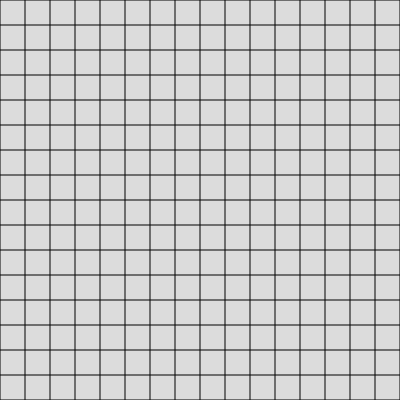
Frame 1 (no input)
Frame 60 (no input): identical to frame 1, image omitted
Frame 120 (the mouse pressed at the canvas centre since frame 60): identical to frame 1, image omitted

The p5.js sketch that drew this single still picture (run headless with seeded random() and noise() and a simulated clock; from frame 60 on, the mouse is pressed at the canvas centre):

// p5.js sketch
// ── sketch.js

var keyInput = "b";

class Paper{
	//THIS PROGRAM ASSUMES THAT A SQUARE PAPER IS USED
	//IF YOU WANT NON SQUARE GRID THEN REIMPLEMENT THE DRAW GRID
	constructor(){
		this.paperLength = 400;
	}
}

var paper = new Paper();

var Grid={
	gridDivisionNumber:0,//change this
	gridVertex:[],
	divisionNoX:0, //measured in pixels\
	divisionNoY:0
};

class Vertex{
	//Created a vertex "class"
	constructor(){
		this.x=0;
		this.y=0;
	}

	setX(x){
		this.x = x;
	}
	setY(y){
		this.y=y;
	}

	getX(){
		return this.x;
	}

	getY(){
		return this.y;
	}	
}


function setup(){
	
	Grid.gridDivisionNumber = 16;	//Draw 16 grids
	createCanvas(paper.paperLength,paper.paperLength);	// Creating the paper
	background(220);

	drawGrid(Grid.gridDivisionNumber);

}

function drawGrid(gridDivisionNumber){

	console.log("DRAWING GRID");
	//DRAW GRID FIRST
	for(var x = 0 ; x <= paper.paperLength ; x += paper.paperLength/gridDivisionNumber)
		line(x,0,x,paper.paperLength);
	for(var y = 0 ; y <= paper.paperLength ; y+= paper.paperLength/gridDivisionNumber)
		line(0,y,paper.paperLength,y);
	console.log("Grid Drawn");
	/*
	//THIS TEST THE MAPPING FUNCTION. CHANGE THE FIRST TWO VARIABLE BELOW TO SEE TRHE DIFFEREMCE
	//IN THE BROWSER CONSOLE
	Grid.divisionNoX = 3 ;
	Grid.divisionNoY = 2 ;

	x=map(Grid.divisionNoX,0,gridDivisionNumber,0,Paper.paperLength); 
	y=map(Grid.divisionNoY,0,gridDivisionNumber,0,Paper.paperHeight);
	console.log("x : " + x);
	console.log("y : " + y);
	*/

	/* Nested for loop below stores the vertex coordinates into their Grid.gridVertexX[] and
		Grid.gridVertexY[] respectively
	*/
	console.log("Initializing all grid vertex coordinates");
	var tempVertex = new Vertex();
	for(Grid.divisionNoX = 0 ; Grid.divisionNoX <= gridDivisionNumber ; Grid.divisionNoX++){
		x=map(Grid.divisionNoX,0,gridDivisionNumber,0,paper.paperLength); 
		//console.log("curent X : " + x);

		for(Grid.divisionNoY=0; Grid.divisionNoY <= gridDivisionNumber ; Grid.divisionNoY++){
			y=map(Grid.divisionNoY,0,gridDivisionNumber,0,paper.paperLength);
			tempVertex.setX(x);
			tempVertex.setY(y);
			Grid.gridVertex.push(tempVertex);
		}
	}
	console.log(Grid.gridVertex);
	// THIS TEST TO GET ALL VALUES OF COORDINATES IN THE GRID
	// for(var i = 0 ; i < Grid.gridVertexX.length ; i++){
	// 	console.log("( "+ Grid.gridVertexX[i] + "," + Grid.gridVertexY[i] +" )");
	// }
	console.log("Done initializing all grid vertex");
}

function mouseClicked(){
	if(mouseButton==LEFT){ //if normal left mouseClick
		// console.log("Left Clicked");
		var nearestVertex = new Vertex();
		nearestVertex = searchForClosestVertex();
		
		if (!(nearestVertex.getX() < 0 || nearestVertex.y <0)){
			//SELECT THE VERTEX nearestVertex and draw a point on it
			//Store this vertex into selectedVertexArray
			strokeWeight(1);
			fill(0,0,255);
			ellipse(nearestVertex.getX(),nearestVertex.getY(),8);
		}
	}
}

function searchForClosestVertex(){
	//Choose the closest vertex and draw an ellipse on it (circle)
	var closestVertexToClick = new Vertex();	// The selected vertex
	var clickPositionX = pmouseX;
	var clickPositionY = pmouseY;
	var plusMinus = 2/100;		//The acceptable range from the vertexto get selected

	for (var x = 0 ; x < Grid.gridVertex.length;x++){
		if(clickPositionX >= (Grid.gridVertex[x].getX() - Grid.gridVertex[x].getX()*plusMinus) && clickPositionX <= (Grid.gridVertex[x].getX() + Grid.gridVertex[x].getX()*plusMinus)){		
			for (var y = 0 ; y < Grid.gridVertexY.length;y++){
				if (clickPositionY >= (Grid.gridVertex[y].getY() - Grid.gridVertex[y].getY() * plusMinus) &&clickPositionY <= (Grid.gridVertex[y].getY() + Grid.gridVertex[y].getY() * plusMinus) ) {
					
					var closestVertexToClick = new Vertex();
					closestVertexToClick.setX(Grid.gridVertex[x].getX());
					closestVertexToClick.setY(Grid.gridVertex[y].getY());
					// console.log("Clicked within range for X at : "+ pmouseX + " where grid vertex falls on " + Grid.gridVertexX[x]);
					// console.log("Clicked within range for y : " + pmouseY + " where grid vertex falls on " + Grid.gridVertexY[y]);
					console.log("closestVertexToClick : "+ closestVertexToClick.getX()+","+closestVertexToClick.getY());
					return closestVertexToClick;
				}
			}
		}
	}
	//THIS WILL SHOW THAT THE VERTEX IS NOT VALID 
	closestVertexToClick.setX(-1);
	closestVertexToClick.setY(-1);

	return closestVertexToClick;
}

function draw(){
	
	if(keyIsPressed){
		if(key == "b" || key =="B"){
			console.log("B pressed -- Add lines");


		}
	}
	

}

function reset(){

	console.log("Reset!");
}
